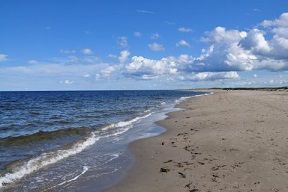
//> input picture 14.Backprojection/Backprojection/waves.jpg, 288 x 192 px
$ ./main   (built with g++ and OpenCV 4)
//> lines starting //> are read from the running program, lines starting //| are printed output that depends on the picture; after the words box and inside, x2 and y2 are one past the last pixel; in counts of white or black regions, pixels touching at a corner belong together
#include <iostream>
#include <opencv2/core.hpp>
#include <opencv2/imgproc.hpp>
#include <opencv2/highgui.hpp>

using namespace std;
using namespace cv;

class ColorHistogram {
private:
	int histSize[3];        // size of each dimension
	float hranges[2];       // range of values (same for the 3 dimensions)
	const float* ranges[3]; // array of ranges for each dimension
	int channels[3];        // channel to be considered

public:
	ColorHistogram() {
		// Prepare default arguments for a color histogram
		// each dimension has equal size and range
		histSize[0] = histSize[1] = histSize[2] = 256;
		hranges[0] = 0.0;		// BRG range from 0 to 256
		hranges[1] = 256.0;
		ranges[0] = hranges;	// in this class,
		ranges[1] = hranges;	// all channels have the same range
		ranges[2] = hranges;
		channels[0] = 0;		// the three channels: B
		channels[1] = 1;		// G
		channels[2] = 2;		// R
	}

	// set histogram size for each dimension
	void setSize(int size) {
		// each dimension has equal size
		histSize[0] = histSize[1] = histSize[2] = size;
	}

	// Computes the histogram.
	Mat getHistogram(const Mat &image) {
		Mat hist;

		// BGR color histogram
		hranges[0] = 0.0;		// BRG range
		hranges[1] = 256.0;
		channels[0] = 0;		// the three channels
		channels[1] = 1;
		channels[2] = 2;

		// Compute histogram
		calcHist(&image,
			1,			// histogram of 1 image only
			channels,	// the channel used
			Mat(),	// no mask is used
			hist,		// the resulting histogram
			3,			// it is a 3D histogram
			histSize,	// number of bins
			ranges		// pixel value range
		);

		return hist;
	}
	// Computes the 1D Hue histogram.
	// BGR source image is converted to HSV
	// Pixels with low saturation are ignored
	Mat getHueHistogram(const Mat &image, int minSaturation = 0) {
		Mat hist;
		// Convert to HSV colour space
		Mat hsv;
		cvtColor(image, hsv, CV_BGR2HSV);

		// Mask to be used (or not)
		Mat mask;
		// creating the mask if required
		if (minSaturation > 0) {
			// Spliting the 3 channels into 3 images
			std::vector<Mat> v;
			split(hsv, v);

			// Mask out the low saturated pixels
			threshold(v[1], mask, minSaturation, 255, THRESH_BINARY);
		}

		// Prepare arguments for a 1D hue histogram
		hranges[0] = 0.0;    // range is from 0 to 180
		hranges[1] = 180.0;
		channels[0] = 0;    // the hue channel

		// Compute histogram
		calcHist(&hsv,
			1,			// histogram of 1 image only
			channels,	// the channel used
			mask,		// binary mask
			hist,		// the resulting histogram
			1,			// it is a 1D histogram
			histSize,	// number of bins
			ranges		// pixel value range
		);

		return hist;
	}

	// Computes the 2D ab histogram.
	// BGR source image is converted to Lab
	Mat getabHistogram(const Mat &image) {
		Mat hist;

		// Convert to Lab color space
		Mat lab;
		cvtColor(image, lab, CV_BGR2Lab);

		// Prepare arguments for a 2D color histogram
		hranges[0] = 0;
		hranges[1] = 256.0;
		channels[0] = 1; // the two channels used are ab
		channels[1] = 2;

		// Compute histogram
		calcHist(&lab,
			1,			// histogram of 1 image only
			channels,	// the channel used
			Mat(),		// no mask is used
			hist,		// the resulting histogram
			2,			// it is a 2D histogram
			histSize,	// number of bins
			ranges		// pixel value range
		);

		return hist;
	}
};

class contentFinder {
private:
	// histogram parameters
	float hranges[2];
	const float* ranges[3];
	int channels[3];
	float threshold;	// decision threshold
	Mat histogram;		// input histogram

public:
	contentFinder() : threshold(0.1f) {
		// in this class, all channels have the same range
		ranges[0] = hranges;
		ranges[1] = hranges;
		ranges[2] = hranges;
	}

	// Sets the reference histogram
	void setHistogram(const Mat& h) {
		histogram = h;
		normalize(histogram, histogram, 1.0);
	}

	void setThreshold(float t) {
		threshold = t;
	}

	// Simplified version in which
	// all channels used, with range [0, 256] by default
	Mat find(const Mat& image) {
		Mat result;
		hranges[0] = 0.0;	// default range [0, 256]
		hranges[1] = 256.0;
		channels[0] = 0;
		channels[1] = 1;
		channels[2] = 2;
		return find(image, hranges[0], hranges[1], channels);
	}

	// Finds the pixels belonging to the histogram
	Mat find(const Mat& image, float minValue, float maxValue, int *channels) {
		Mat result;
		hranges[0] = minValue;
		hranges[1] = maxValue;
		// histogram dim matches channel list
		for (int i = 0; i < histogram.dims; i++)
			this->channels[i] = channels[i];

		calcBackProject(&image, 1, // we only use on image
			channels,	// channels used
			histogram,	// the histogram we are using
			result,		// the back projection image
			ranges,		// the range of values for each dimension
			255.0		// the scaling factor is chosen such that a histogram value of 1 maps to 255
		);

		// Threshold back projection to obtain a binary image
		if (threshold > 0.0) cv::threshold(result, result, 255.0*threshold, 255.0, THRESH_BINARY);

		return result;
	}
};

int main() {
	ColorHistogram hc;

	Mat color = imread("waves.jpg", IMREAD_COLOR);
//> color is the input picture: 192 rows x 288 cols, CV_8UC3; mean B, G, R 162.8, 131.2, 108.8
	Mat imageROI = color(Rect(0, 0, 100, 45));	// blue sky area
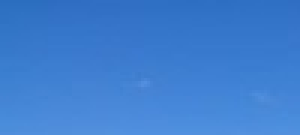
//> imageROI: 45 rows x 100 cols, CV_8UC3 (shown 3 times larger); mean B, G, R 208.4, 126.2, 61.9

	int ch[2] = { 0, 0 };

	// ************* BGR color space ************* //
	// Get 3D color histogram (8 bins per channel)
	hc.setSize(8);	// 8x8x8
	Mat hist = hc.getHistogram(imageROI);

	// Create the content finder
	contentFinder finder;
	finder.setThreshold(0.05f);

	// set histogram to be back-projected
	finder.setHistogram(hist);
	// Get back-projection of color histogram
	Mat result = finder.find(color);
//> in find, `calcBackProject(&image, 1, channels, histogram, result, ranges, 255.0 );`:
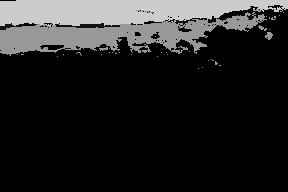
//> result: 192 rows x 288 cols, CV_8UC1; min 0, max 204, mean 35.4
//> in find, `if (threshold > 0.0) cv::threshold(result, result, 255.0*threshold, 25..`:
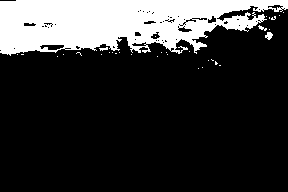
//> result: 192 rows x 288 cols, CV_8UC1; 20.3% white; 33 white regions (29 under 20 px), largest, box (x1, y1, x2, y2) and area: (0, 0, 288, 56) 11064, (265, 32, 273, 40) 42, (258, 25, 267, 31) 24, (99, 47, 108, 51) 21

	// ************* hue histogram ************* //
	Mat hsv;
	cvtColor(color, hsv, CV_BGR2HSV);
//> hsv: 192 rows x 288 cols, CV_8UC3; mean H, S, V 83.6, 89.4, 167.6

	hc.setSize(180);
	Mat hist_hue = hc.getHueHistogram(imageROI);
//> in getHueHistogram, `cvtColor(image, hsv, CV_BGR2HSV);`: hsv: 45 rows x 100 cols, CV_8UC3; mean H, S, V 106.8, 179.5, 208.4
//> in getHueHistogram, `calcHist(&hsv, 1, channels, mask, hist, 1, histSize, ranges );`: mask = empty; hist = 180 values, max 3572 at index 107, min 0 at index 0, mean 25
//> hist_hue has the same summary as hist in getHueHistogram
	finder.setHistogram(hist_hue);
//> hist_hue = 180 values, max 0.969 at index 107, min 0 at index 0, mean 0.00678

	ch[0] = 0;
	Mat result_hue = finder.find(hsv, 0.0f, 180.0f, ch);
//> call 2 of find, with minValue = 0, maxValue = 180
//> in find (call 2), `calcBackProject(&image, 1, channels, histogram, result, ranges, 255.0 );`:
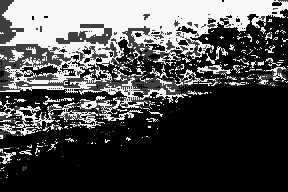
//> result: 192 rows x 288 cols, CV_8UC1; min 0, max 247, mean 77.9
//> in find (call 2), `if (threshold > 0.0) cv::threshold(result, result, 255.0*threshold, 25..`:
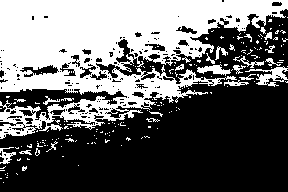
//> result: 192 rows x 288 cols, CV_8UC1; 40.5% white; 187 white regions (161 under 20 px), largest, box (x1, y1, x2, y2) and area: (0, 0, 288, 139) 20352, (245, 66, 288, 87) 354, (197, 64, 231, 76) 199

	// ************* ab histogram ************* //
	Mat lab;
	cvtColor(color, lab, CV_BGR2Lab);
//> lab: 192 rows x 288 cols, CV_8UC3; mean of channels 0, 1, 2 138.6, 130.2, 109.4

	hc.setSize(256);
	Mat hist_ab = hc.getabHistogram(imageROI);
//> in getabHistogram, `cvtColor(image, lab, CV_BGR2Lab);`: lab: 45 rows x 100 cols, CV_8UC3; mean of channels 0, 1, 2 133.9, 134.7, 79.6
//> in getabHistogram, `channels[0] = 1;`: channels = [1, 1, 2]
//> in getabHistogram, `channels[1] = 2;`: channels = [1, 2, 2]
	finder.setHistogram(hist_ab);
//> in setHistogram (call 3), `normalize(histogram, histogram, 1.0);`: histogram: 256 rows x 256 cols, CV_32FC1; min 0, max 0.461, mean 5.01e-05

	ch[0] = 1;
	ch[1] = 2;
	Mat result_ab = finder.find(lab, 0.0f, 256.0f, ch);
//> call 3 of find, with minValue = 0, maxValue = 256
//> in find (call 3), `calcBackProject(&image, 1, channels, histogram, result, ranges, 255.0 );`:
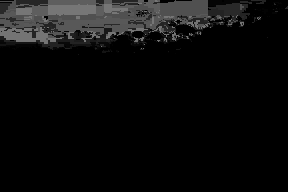
//> result: 192 rows x 288 cols, CV_8UC1; min 0, max 118, mean 12.1
//> in find (call 3), `if (threshold > 0.0) cv::threshold(result, result, 255.0*threshold, 25..`:
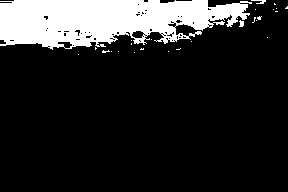
//> result: 192 rows x 288 cols, CV_8UC1; 16.2% white; 26 white regions (23 under 20 px), largest, box (x1, y1, x2, y2) and area: (0, 0, 252, 50) 8796, (251, 0, 266, 4) 31, (239, 20, 244, 27) 26

	// ************* imwrite ************* //
	imwrite("imageROI.bmp", imageROI);
	imwrite("result.bmp", result);
	imwrite("result_hue.bmp", result_hue);
	imwrite("result_ab.bmp", result_ab);
}
